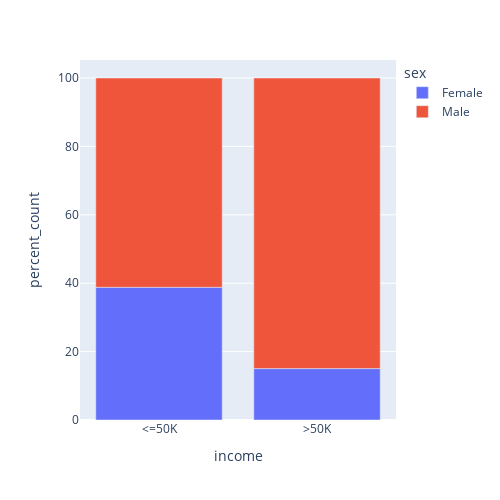

Source (notebook cell):
### Code cell
# calculate the percentage of Male/Female by income bracket
df = df.assign(percent_count=lambda x: (100*x["count"]) / x.groupby(["income"])["count"].transform("sum"))

# percentage stacked bar chart
fig = px.bar(
    data_frame=df,
    x="income",
    y="percent_count",
    color="sex",
    height=500,
    width=500,
)

fig.show()

### Figure 1 — Plotly figure (JSON) as saved in the notebook; plotly's stock layout.template omitted (floating-point values rounded to 4 significant figures)
{"data": [{"alignmentgroup": "True", "hovertemplate": "sex=Female<br>income=%{x}<br>percent_count=%{y}<extra></extra>", "legendgroup": "Female", "marker": {"color": "#636efa", "pattern": {"shape": ""}}, "name": "Female", "offsetgroup": "Female", "orientation": "v", "showlegend": true, "textposition": "auto", "type": "bar", "x": ["<=50K", ">50K"], "xaxis": "x", "y": [38.8, 15.04], "yaxis": "y"}, {"alignmentgroup": "True", "hovertemplate": "sex=Male<br>income=%{x}<br>percent_count=%{y}<extra></extra>", "legendgroup": "Male", "marker": {"color": "#EF553B", "pattern": {"shape": ""}}, "name": "Male", "offsetgroup": "Male", "orientation": "v", "showlegend": true, "textposition": "auto", "type": "bar", "x": ["<=50K", ">50K"], "xaxis": "x", "y": [61.2, 84.96], "yaxis": "y"}], "layout": {"barmode": "relative", "height": 500, "legend": {"title": {"text": "sex"}, "tracegroupgap": 0}, "margin": {"t": 60}, "width": 500, "xaxis": {"anchor": "y", "domain": [0, 1], "title": {"text": "income"}}, "yaxis": {"anchor": "x", "domain": [0, 1], "title": {"text": "percent_count"}}}}
